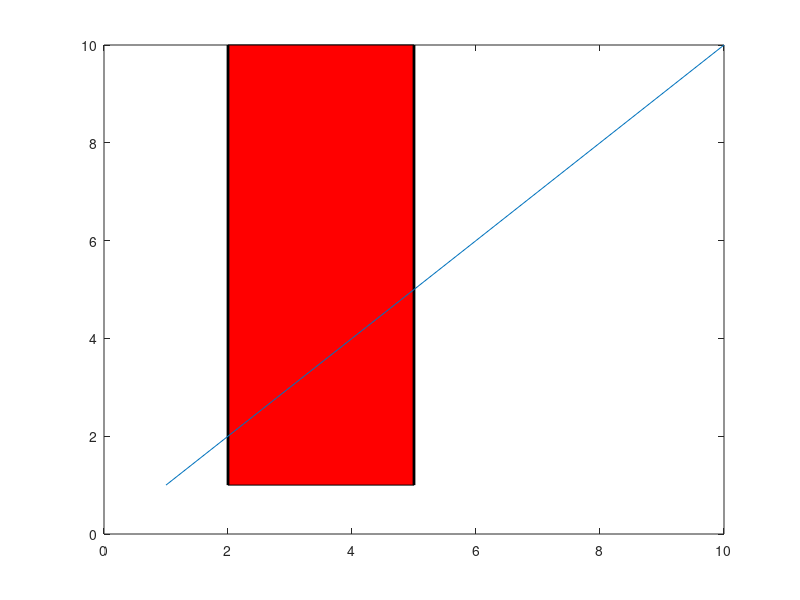

MATLAB code for this plot:
figure

%Plot something
plot(1 : 10)

% Add lines
h1 = line([2 2], [1 10]);
h2 = line([5 5], [1 10]);

% Set properties of lines
set([h1 h2],'Color','k','LineWidth',2)

% Add a patch
patch([2 5 5 2], [1 1 10 10], 'r')

% The order of the "children" of the plot determines which one appears on top.
% I need to flip it here.
set(gca, 'children', flipud(get(gca, 'children')))
